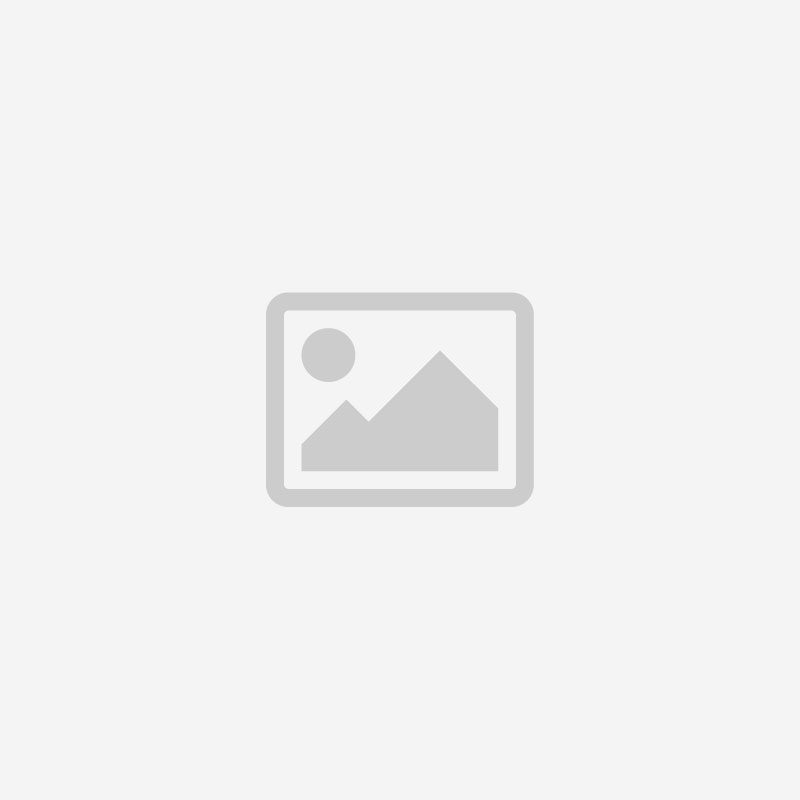
#> input picture image.jpeg, 800 x 800 px
$ python twin_paradox.py
#> lines starting #> are read from the running program, lines starting #| are printed output that depends on the picture
### python/image.py
import numpy as np
import matplotlib.pyplot as plt
import matplotlib.transforms as mtransforms
import matplotlib.image as mimg
import matplotlib.patches as mpatches

def read_image(fname):
    return mimg.imread(fname)

def draw_image(fname, ax=None, cmap=None, beta=0, extent=[0,1,0,1], transfExtent=False, color='k', wpt=True):

#> called with fname = 'image.jpeg', beta = 0, transfExtent = False, color = 'k', wpt = True
    ax = ax or plt.gca()

    img = mimg.imread(fname)
#> img is the input picture: shape (800, 800, 3); min 194, max 253, mean 241.9
    im = plt.imshow(img, cmap=cmap,extent=extent, zorder=12)

    skew = np.degrees(np.arctan(beta))
    transf = mtransforms.Affine2D().skew_deg(skew,skew)
    transfData = transf + ax.transData

    im.set_transform(transfData)

    x1, x2, y1, y2 = im.get_extent()
#> x1 = 0; x2 = 1; y1 = 0; y2 = 1.3
    x = [x1, x2, x2, x1, x1]
#> x = [0, 1, 1, 0, 0]
    y = [y1, y1, y2, y2, y1]
#> y = [0, 0, 1.3, 1.3, 0]

    ax.plot(x, y, color=color, ls="-",
            transform=transfData,zorder=14)

    if color is not None:
        ax.add_patch( mpatches.Polygon(xy=list(zip(x,y)), fill=True, color=color, alpha=0.2, transform=transfData, zorder=22))

        xpos = x1 if x1>=0 else x2
#> xpos = 0
        ax.plot(xpos,y1, color=color, marker='o', ms=12, transform=transfData,zorder=15)


# [4 lines that do not run on import are left out]

### python/plot.py
import numpy as np

def draw_coord_axes(xrng=(-5,5), yrng=(-5,5), ax=None, color="k", xlab="$x$", ylab="$ct$"):
    ax = ax or plt.gca()
    ax.plot( xrng, (0,0), c=color, ls='-', lw=1.5 )
    ax.plot( (0,0), yrng, c=color, ls='-', lw=1.5 )
    ax.plot(1, 0, ">", c=color, transform=ax.get_yaxis_transform(), clip_on=False)
    ax.plot(0, 1, "^", c=color, transform=ax.get_xaxis_transform(), clip_on=False)
    ax.text(1, -0.07, xlab, transform=ax.get_yaxis_transform(), c=color, ha='right', va='top', fontsize=14)
    ax.text(-0.07, 1, ylab, transform=ax.get_xaxis_transform(), c=color, ha='right', va='top', fontsize=14)
    ax.set_xlim(xrng)
    ax.set_ylim(yrng)

def draw_boost_axes(beta, origin=(0,0), ax=None, color='b', xlab="$x'$", ylab="$ct'$", arrows=True, which='both', xoff=0, yoff=0):
    ax = ax or plt.gca()
    if which=='both' or which=='x':
        ax.axline( origin, slope=beta,   c=color, lw=1.5 )
    if which=='both' or which=='y':
        ax.axline( origin, slope=1/beta, c=color, lw=1.5 )
    #ep1 = ( ax.get_xlim()[1], ax.get_xlim()[1]*beta )
    #ep2 = ( ax.get_ylim()[1]/beta, ax.get_ylim()[1] )
    #ax.plot( *ep1, c='k', marker=(3,0,np.arctan(beta)), clip_on=False )
    angle = np.degrees(np.arctan(beta))
    rott = 270 + angle
    rotx = 360 - angle
    # arrows
    xax = ( ax.get_xlim()[1], origin[1]+beta*(ax.get_xlim()[1]-origin[0]) )
    yax = ( origin[0]+beta*(ax.get_ylim()[1]-origin[1]), ax.get_ylim()[1] )
    xrot = angle
    yrot = 90-angle if beta>0 else 180+90-angle
    xdiff = ax.get_xlim()[1] - ax.get_xlim()[0]
    ydiff = ax.get_ylim()[1] - ax.get_ylim()[0]
    if arrows:
        if which=='both' or which=='x':
            ax.plot( xax[0], xax[1], c=color, ms=8, marker=(3,0,rott), clip_on=False )
            ax.text( xax[0]+xoff, xax[1]-0.05*ydiff+xoff, xlab, c=color, ha='right', va='top', fontsize=14, rotation=xrot)

        if which=='both' or which=='y':
            ax.plot( yax[0], yax[1], c=color, ms=8, marker=(3,0,rotx), clip_on=False )
            ax.text( yax[0]-0.01*xdiff+yoff, yax[1]+0.03*ydiff+yoff, ylab, c=color, ha='right', va='top', fontsize=14, rotation=yrot)

def draw_light_cone( ax=None, orig=(0,0) ):
    ax.axline( orig, slope=1, lw=1, c='r' )
    ax.axline( orig, slope=-1, lw=1, c='r' )

def draw_sim_lines(ax=None, steps=1, grad=1, which='both', start=None, stop=None, skip_zero=True, **kwargs):
    xsims = ( which=='x' or which=='both' )
    ysims = ( which=='y' or which=='both' )

    if ysims:
        for i in np.arange(*ax.get_ylim(), steps):
            if skip_zero and i==0:
                continue
            if start is not None and i<start:
                continue
            if stop is not None and i>stop:
                continue
            ax.axline( (0,i), slope=grad, **kwargs )

    if xsims:
        for i in np.arange(*ax.get_xlim(), steps):
            if i==0:
                continue
            if start is not None and i<start:
                continue
            if stop is not None and i>stop:
                continue
            if grad==0:
                ax.axvline( i, **kwargs )
            else:
                ax.axline( (i,0), slope=1/grad, **kwargs )

### twin_paradox.py
import os
import numpy as np
import matplotlib.pyplot as plt
from python.image import draw_image
from python.plot import *

os.system('mkdir -p plots/twin_paradox')

xmin = -1
xmax =  6
ymin = -1
ymax =  6
imgs = (1,1.3)

beta = 0.5
gamma = (1-beta**2)**(-0.5)

# these are not uploaded to github
# for privacy reasons
img1 = 't0_1.jpeg'
img2 = 't0_2.jpeg'
img3 = 't0_3.jpeg'

if not os.path.exists(img1):
    img1 = 'image.jpeg'
if not os.path.exists(img2):
    img2 = 'image.jpeg'
if not os.path.exists(img3):
    img3 = 'image.jpeg'

#################################
## Draw S frame and observer O ##
#################################

fig, ax = plt.subplots(figsize=(4,4))
ax.axis('off')

# S frame
draw_coord_axes(ax=ax, xrng=(xmin, xmax), yrng=(ymin, ymax))
draw_light_cone(ax=ax)
draw_image(img1, ax=ax, beta=0, extent=[0,imgs[0],0,imgs[1]])

#fig.tight_layout()
fig.savefig('plots/twin_paradox/twpara1.pdf')

# S' frame on S
draw_boost_axes(ax=ax, beta=beta)
draw_image(img2, ax=ax, beta=beta, extent=[0,imgs[0],0,imgs[1]], color='b')

#fig.tight_layout()
fig.savefig('plots/twin_paradox/twpara2.pdf')
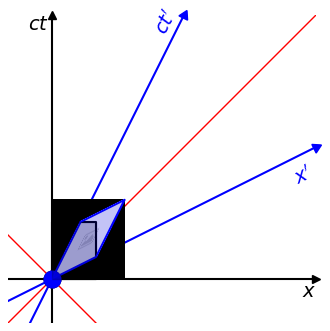
#> figure drawn by matplotlib, 1 panel

## now after time T
T = 4
dt = gamma*T
dx = beta * dt
fig, ax = plt.subplots(figsize=(4,4))
ax.axis('off')
# S frame
draw_coord_axes(ax=ax, xrng=(xmin, xmax), yrng=(ymin, ymax))
draw_light_cone(ax=ax)
draw_image(img1, ax=ax, beta=0, extent=[0,imgs[0],T,T+imgs[1]])
# S' frame on S
draw_boost_axes(ax=ax, beta=beta)
draw_image(img2, ax=ax, beta=beta, extent=[0,imgs[0],T,T+imgs[1]], color='b')
#fig.tight_layout()
fig.savefig('plots/twin_paradox/twpara3.pdf')

# Sim lines S
draw_sim_lines(ax=ax, grad=0, which='y', lw=1, ls='--', c='0.5')
#fig.tight_layout()
fig.savefig('plots/twin_paradox/twpara4.pdf')

# Sim lines S'
draw_sim_lines(ax=ax, grad=beta, which='y', lw=1, ls='--', c='b')
#fig.tight_layout()
fig.savefig('plots/twin_paradox/twpara5.pdf')
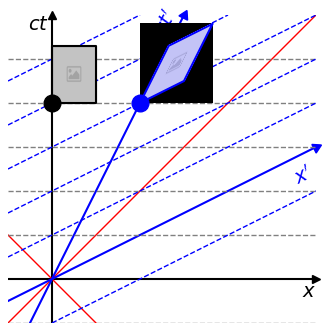
#> figure drawn by matplotlib, 1 panel

#################################
## Draw S' frame and observer O' ##
#################################

fig, ax = plt.subplots(figsize=(4,4))
ax.axis('off')

# S' frame
draw_coord_axes(ax=ax, xrng=(-xmax,-xmin), yrng=(ymin,ymax), color='b', xlab="$x'$", ylab="$ct'$")
draw_image(img2, ax=ax, beta=0, extent=[0,imgs[0],T,T+imgs[1]], color='b')
draw_light_cone(ax=ax)

# S frame on S'
draw_boost_axes(ax=ax, beta=-beta, color='k', xlab="$x$", ylab="$ct$")
draw_image(img1, ax=ax, beta=-beta, extent=[-imgs[0],0,T,T+imgs[1]], color='k')
#fig.tight_layout()
fig.savefig('plots/twin_paradox/twpara6.pdf')

# draw sim lines
draw_sim_lines(ax=ax, grad=0, which='y', lw=1, ls='--', c='b')
draw_sim_lines(ax=ax, grad=-beta, which='y', lw=1, ls='--', c='k')

#fig.tight_layout()
fig.savefig('plots/twin_paradox/twpara7.pdf')
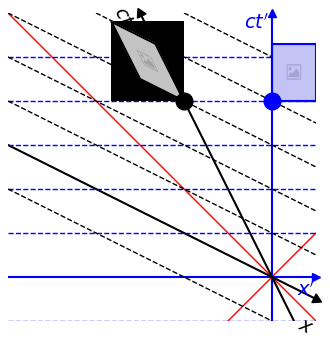
#> figure drawn by matplotlib, 1 panel

#######################
## Do the return journey
########################

## now after time T
T = 4
dt = gamma*T
dx = beta * dt
fig, ax = plt.subplots(figsize=(4,20/3))
ax.axis('off')
# S frame
draw_coord_axes(ax=ax, xrng=(xmin, xmax), yrng=(ymin, 10))
draw_light_cone(ax=ax)
draw_image(img1, ax=ax, beta=0, extent=[0,imgs[0],T,T+imgs[1]])
# S' frame on S
draw_boost_axes(ax=ax, beta=beta, xoff=0.3)
draw_image(img2, ax=ax, beta=beta, extent=[0,imgs[0],T,T+imgs[1]], color='b')

# Sim lines S
draw_sim_lines(ax=ax, grad=0, which='y', stop=4, lw=1, ls='--', c='0.5')

# Sim lines S'
draw_sim_lines(ax=ax, grad=beta, which='y', stop=3, lw=1, ls='--', c='b')

# Coord S''
draw_boost_axes(ax=ax, beta=-beta, origin=(2,4), color='g',xlab="$x''$", ylab="$ct''$", xoff=0.3)
draw_sim_lines(ax=ax, grad=-beta, which='y', start=5, lw=1, ls='--', c='g')
fig.savefig('plots/twin_paradox/twpara8.pdf')
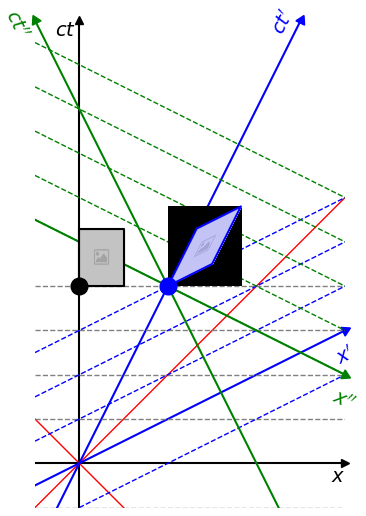
#> figure drawn by matplotlib, 1 panel

draw_image(img3, ax=ax, beta=-beta, extent=[T+T/3,T+T/3+imgs[0],6.66,6.66+imgs[1]], color='g')
fig.savefig('plots/twin_paradox/twpara9.pdf')
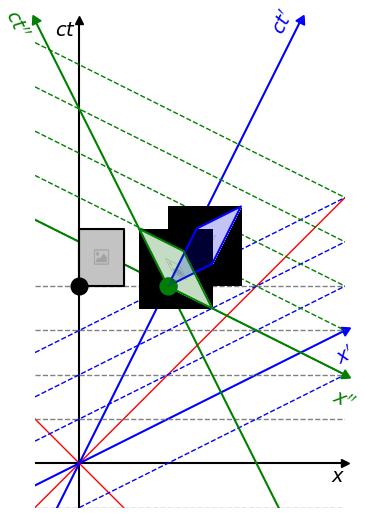
#> figure drawn by matplotlib, 1 panel

########################
## And back at x=0
########################

## now after time T
T = 8
dt = gamma*T
dx = beta * dt
fig, ax = plt.subplots(figsize=(4,20/3))
ax.axis('off')
# S frame
draw_coord_axes(ax=ax, xrng=(xmin, xmax), yrng=(ymin, 10))
draw_light_cone(ax=ax)
draw_image(img1, ax=ax, beta=0, extent=[0,imgs[0],T,T+imgs[1]])
# S' frame on S
draw_boost_axes(ax=ax, beta=beta, xoff=0.3)
draw_image(img2, ax=ax, beta=beta, extent=[0,imgs[0],T,T+imgs[1]], color='b')

# Sim lines S
draw_sim_lines(ax=ax, grad=0, which='y', stop=4, lw=1, ls='--', c='0.5')

# Sim lines S'
draw_sim_lines(ax=ax, grad=beta, which='y', stop=3, lw=1, ls='--', c='b')

# Coord S''
draw_boost_axes(ax=ax, beta=-beta, origin=(2,4), color='g',xlab="$x''$", ylab="$ct''$", xoff=0.3)
draw_sim_lines(ax=ax, grad=-beta, which='y', start=5, lw=1, ls='--', c='g')

draw_image(img3, ax=ax, beta=-beta, extent=[5.333,5.333+imgs[0],10.66,10.66+imgs[1]], color='g')
fig.savefig('plots/twin_paradox/twpara10.pdf')
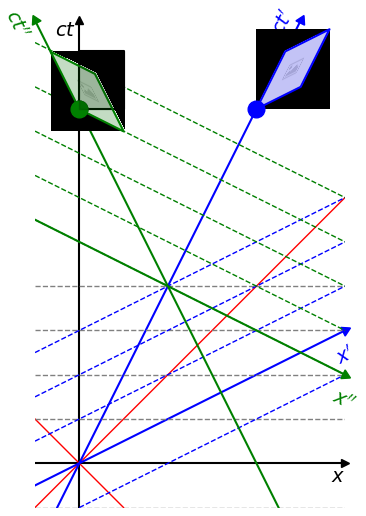
#> figure drawn by matplotlib, 1 panel
#plt.show()

#######################
## Do the return journey with same twin
########################

## now after time T
T = 4
dt = gamma*T
dx = beta * dt
fig, ax = plt.subplots(figsize=(4,20/3))
ax.axis('off')
# S frame
draw_coord_axes(ax=ax, xrng=(xmin, xmax), yrng=(ymin, 10))
draw_light_cone(ax=ax)
draw_image(img1, ax=ax, beta=0, extent=[0,imgs[0],T,T+imgs[1]])
# S' frame on S
draw_boost_axes(ax=ax, beta=beta, xoff=0.3)
#draw_image(img2, ax=ax, beta=beta, extent=[0,imgs[0],T,T+imgs[1]], color='b')

# Sim lines S
draw_sim_lines(ax=ax, grad=0, which='y', stop=4, lw=1, ls='--', c='0.5')

# Sim lines S'
draw_sim_lines(ax=ax, grad=beta, which='y', stop=3, lw=1, ls='--', c='b')

# Coord S''
draw_boost_axes(ax=ax, beta=-beta, origin=(2,4), color='g',xlab="$x''$", ylab="$ct''$", xoff=0.3)
draw_sim_lines(ax=ax, grad=-beta, which='y', start=5, lw=1, ls='--', c='g')

draw_image(img2, ax=ax, beta=-beta, extent=[T+T/3,T+T/3+imgs[0],6.66,6.66+imgs[1]], color='g')
fig.savefig('plots/twin_paradox/twpara11.pdf')
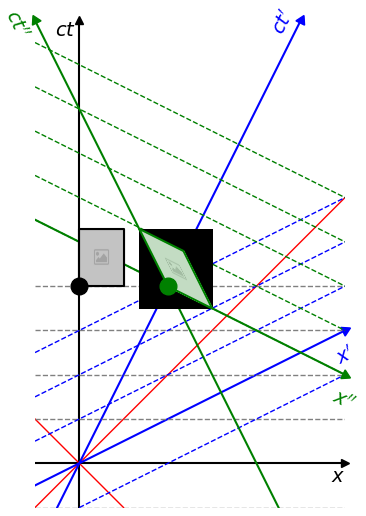
#> figure drawn by matplotlib, 1 panel
